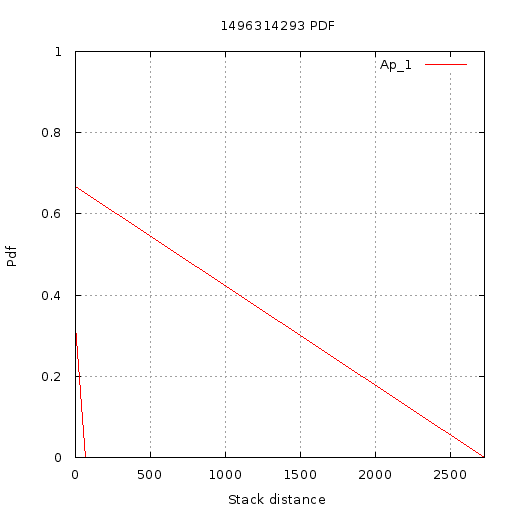

Write gnuplot code to recreate this figure.
set terminal  png size 512,512 font 'Verdana, 10'
set title "1496314293 PDF"
set output '//home//cat//Documents//CACHE//Results//PlotData//Static partial//1496314293//PDF//20//pdf.png'
set ylabel "Pdf"
set yrange [0:1]
set xlabel "Stack distance"
set xrange [1.000000:2725.000000]
set grid xtics ytics
plot '//home//cat//Documents//CACHE//Results//PlotData//Static partial//1496314293//PDF//20//App_1.txt' using 1:2 with lines title 'Ap_1'
set terminal  png size 512,512 font 'Verdana, 10'
set title "1496314293 PDF"
set output '//home//cat//Documents//CACHE//Results//PlotData//Static partial//1496314293//PDF//20//pdf.png'
set ylabel "Pdf"
set yrange [0:1]
set xlabel "Stack distance"
set xrange [1.000000:2725.000000]
set grid xtics ytics
plot '//home//cat//Documents//CACHE//Results//PlotData//Static partial//1496314293//PDF//20//App_1.txt' using 1:2 with lines title 'Ap_1'
set terminal  png size 512,512 font 'Verdana, 10'
set title "1496314293 PDF"
set output '//home//cat//Documents//CACHE//Results//PlotData//Static partial//1496314293//PDF//20//pdf.png'
set ylabel "Pdf"
set yrange [0:1]
set xlabel "Stack distance"
set xrange [1.000000:2725.000000]
set grid xtics ytics
plot '//home//cat//Documents//CACHE//Results//PlotData//Static partial//1496314293//PDF//20//App_1.txt' using 1:2 with lines title 'Ap_1'
set terminal  png size 512,512 font 'Verdana, 10'
set title "1496314293 PDF"
set output '//home//cat//Documents//CACHE//Results//PlotData//Static partial//1496314293//PDF//20//pdf.png'
set ylabel "Pdf"
set yrange [0:1]
set xlabel "Stack distance"
set xrange [1.000000:2725.000000]
set grid xtics ytics
plot '//home//cat//Documents//CACHE//Results//PlotData//Static partial//1496314293//PDF//20//App_1.txt' using 1:2 with lines title 'Ap_1'
